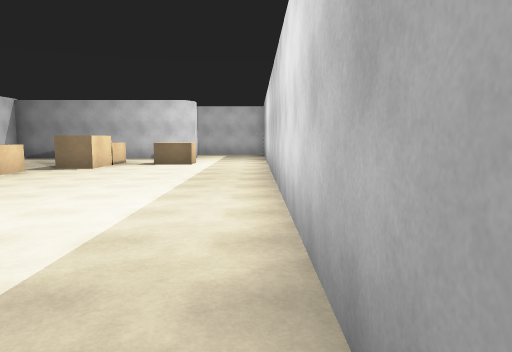
View 1 (above)

16 first-person views from a walk through a 3-D level made in the Unity game engine. The camera is 1.5 m above the floor, tilts 6° down and sees 70° across. The floor is counted in squares, 2 m on a side. Each view is taken from the middle of a square. On the plan, view 1 faces up. The plan holds only what a view shows up to about 11 squares ahead; the rest is blank. The place goes on beyond the plan. The player is left out. Some animated figures are not drawn. Door leaves are left out, so doorways stand open. Surface patterns are stand-ins for the level's own textures.

View 2
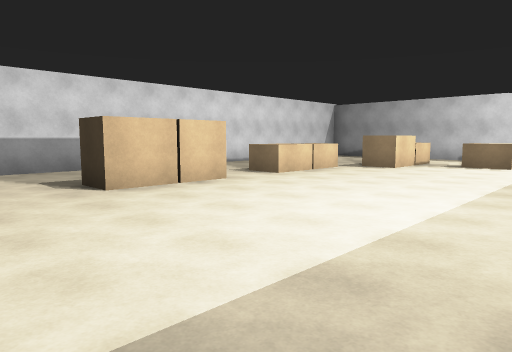

View 3
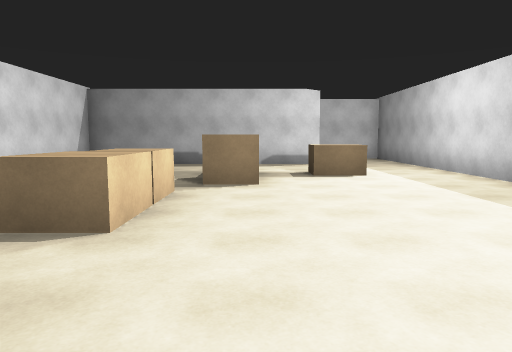

View 4
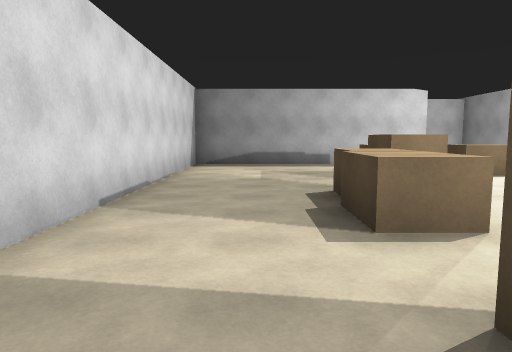

View 5
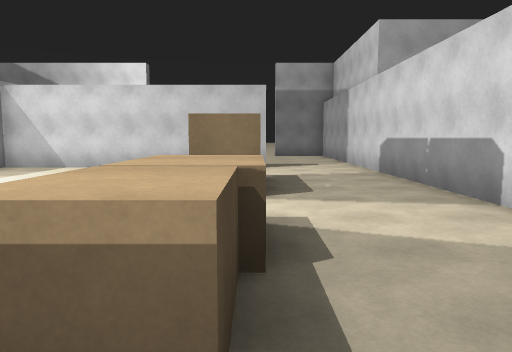

View 6
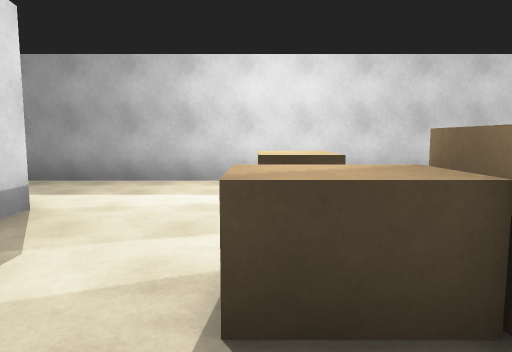

View 7
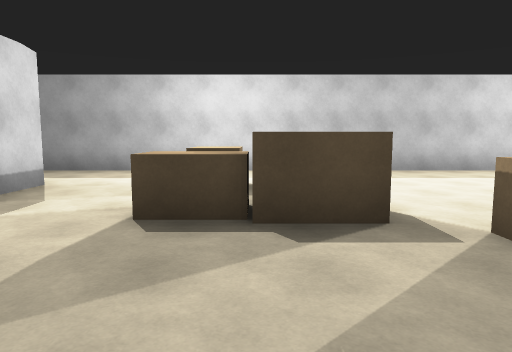

View 8
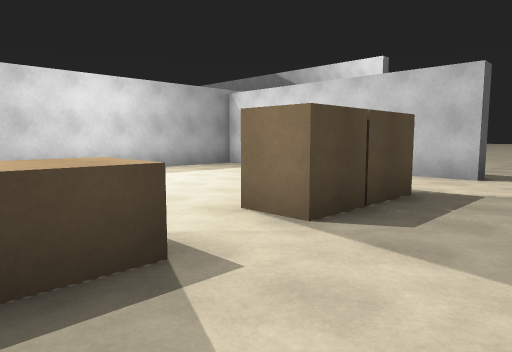

View 9
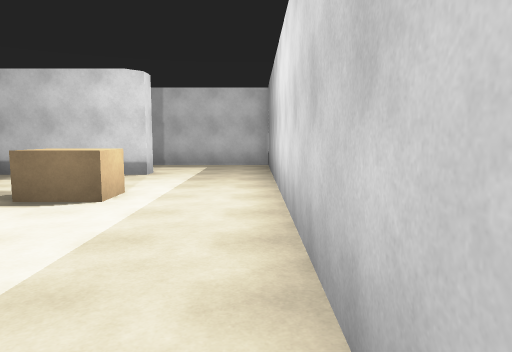

View 10
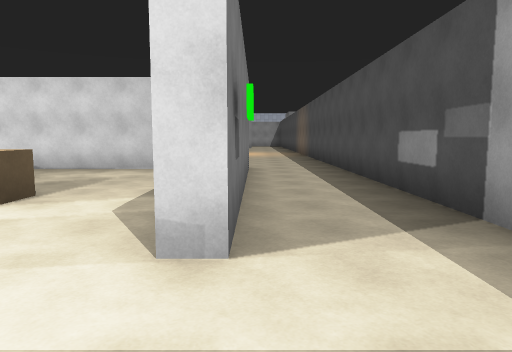

View 11
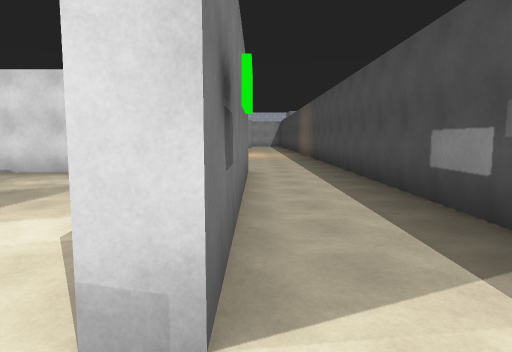

View 12
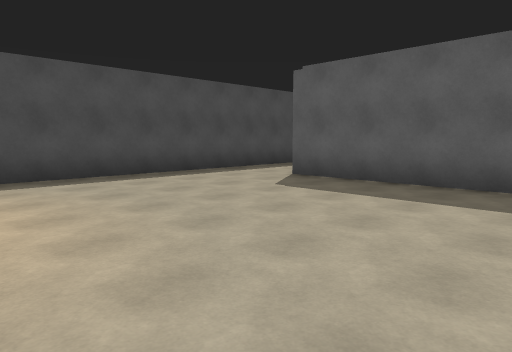

View 13
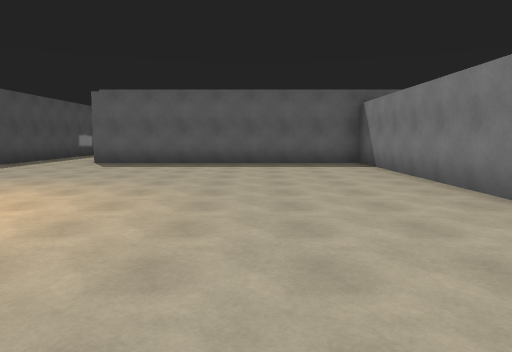

View 14
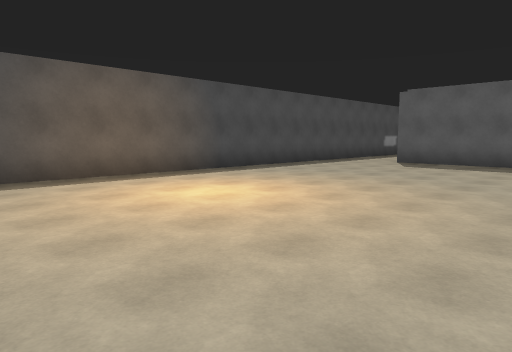

View 15
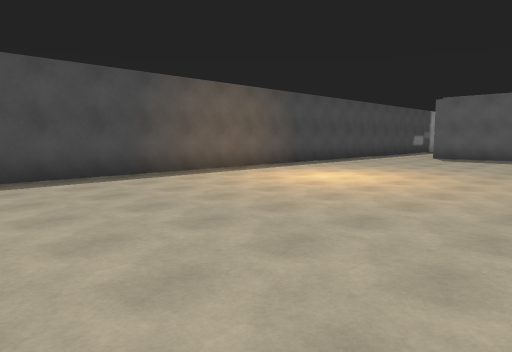

View 16
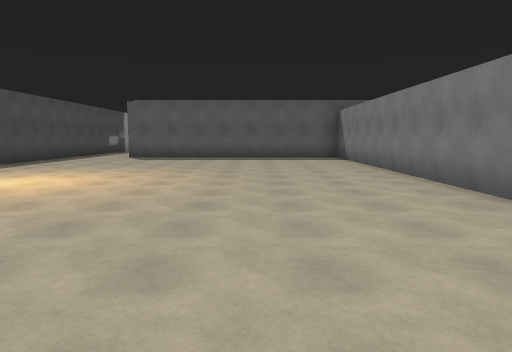

### Floor plan
Key: @ floor where view 1 was taken; # wall or solid block; . floor; ^ raised ledge.
Columns run from 23 left of view 1 to 1 right of it. Each row starts with its distance up from view 1.
 16  ########################
 15  .......................#
 14  .............#######...#
 13  .............#.........#
 12 ..............#.........#
 11 ..............#....^.^..#
 10 ..............#...##....#
  9 ..............#...##....#
  8  .............#..^^.....#
  7   ............#..^^.....#
  6     ###########..^^.....#
  5               #.........#
  4               #..##.....#
  3               #..##.....#
  2               #.........#
  1               #.........#
  0               #........@#
 -1               #..########
 -2               #...
 -3                  .

Where each view was taken, in squares from view 1:
view 1: 0 up, 0 right, facing up
view 2: 0 up, 0 right, facing up-left
view 3: 3 up, 4 left, facing up
view 4: 3 up, 7 left, facing up
view 5: 9 up, 6 left, facing down
view 6: 11 up, 6 left, facing right
view 7: 10 up, 8 left, facing right
view 8: 7 up, 8 left, facing down-right
view 9: 6 up, 0 right, facing up
view 10: 14 up, 0 right, facing left
view 11: 14 up, 1 left, facing left
view 12: 9 up, 15 left, facing up-right
view 13: 9 up, 20 left, facing right
view 14: 9 up, 20 left, facing up-right
view 15: 9 up, 23 left, facing up-right
view 16: 9 up, 23 left, facing right
